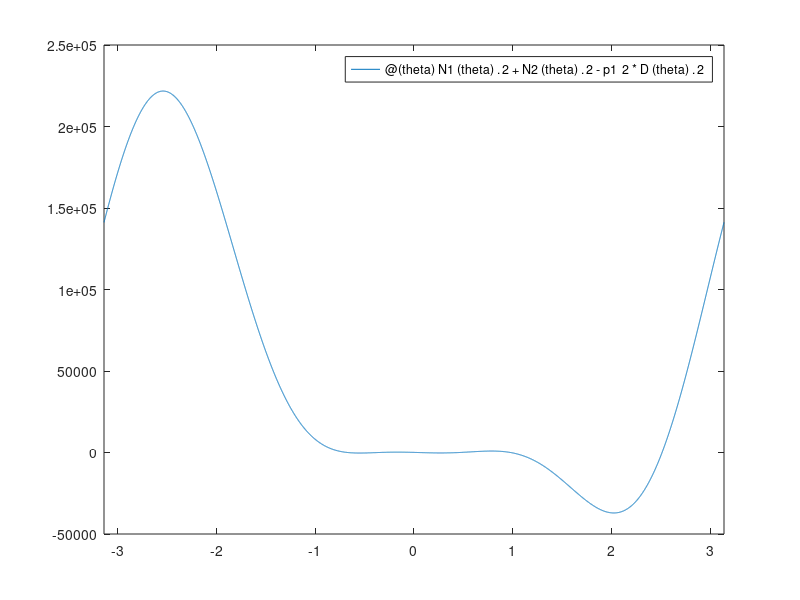

Write MATLAB code to recreate this figure. (Note: this script raises an error after producing the figure.)
clc; clear; close all;
%%% Q2
% define constant variables for part a
L1 = 2; L2 = sqrt(2); L3 = sqrt(2);
gamma = pi/2;
p1 = sqrt(5); p2 = sqrt(5); p3 = sqrt(5);
x1 = 4; x2 = 0; y2 = 4;

% % define constant variables for part c
L1 = 3; L2 = 3*sqrt(2); L3 = 3;
gamma = pi/4;
p1 = 5; p2 = 5; p3 = 3;
x1 = 5; x2 = 0; y2 = 6;
p2 = 7; % part d

% define functional relationships
A2 = @(theta) L3 .* cos(theta) - x1;
B2 = @(theta) L3 .* sin(theta);
A3 = @(theta) L2 .* cos(theta + gamma) - x2;
B3 = @(theta) L2 .* sin(theta + gamma) - y2 ;

N1 = @(theta) B3(theta).*(p2^2-p1^2-A2(theta).^2-B2(theta).^2) ...
    - B2(theta).*(p3^2-p1^2-A3(theta).^2-B3(theta).^2);

N2 = @(theta) -A3(theta).*(p2^2-p1^2-A2(theta).^2-B2(theta).^2) ...
    + A2(theta).*(p3^2-p1^2-A3(theta).^2-B3(theta).^2);
D = @(theta) 2*(A2(theta).*B3(theta)-B2(theta).*A3(theta));

f = @(theta) N1(theta).^2 + N2(theta).^2 - p1^2 * D(theta).^2;

% plot and solve f(theta)
fplot(f, [-pi pi])
theta_roots = incremental_search(f, [-pi pi], 0.001) % 2 roots
% theta = inverse_quadratic_interpolation(f, pi, pi/2, pi/3, 1e-6, 1000)
% theta = inverse_quadratic_interpolation(f, -pi, -pi/2, -pi/3, 1e-6, 1000)
% theta = false_position(f, [0 pi], 1e-6, 1000)
% theta = false_position(f, [-pi 0], 1e-6, 1000)

% plot configuration for given theta
% plot_configuration(theta_roots, N1, N2, D, x1, x2, y2, L2, L3, gamma)
for i=1:numel(theta_roots)
    subplot(numel(theta_roots)/2, 2, i); % Adjust subplot layout as needed
    % subplot(2, numel(theta_roots)/2, i);
    % subplot(numel(theta_roots), 1, i); 

    plot_configuration(theta_roots(i), N1, N2, D, x1, x2, y2, L2, L3, gamma);

    axis equal
    title(["Theta = " + num2str(rad2deg(theta_roots(i))) + " Degrees"]); % Add title with the current theta value
    xlabel("X");
    ylabel("Y");
end

function figure = plot_configuration(theta, N1, N2, D, x1, x2, y2, L2, L3, gamma)
    %% coordinates based on theta
    x = N1(theta) / D(theta);
    y = N2(theta) / D(theta);
    x_p3 = x + L2 * (cos(theta + gamma)); % point connected to p3
    y_p3 = y + L2 * (sin(theta + gamma)); 
    x_p2 = x + L3*cos(theta); % point connected to p2
    y_p2 = y + L3*sin(theta);
    
    color = [rand,rand,rand];
    % lines
    figure = plot([0 x x_p3 x2],[0 y y_p3 y2], "Color",color);
    hold on
    plot([x x_p2 x1], [y y_p2 0], "Color", color);
    hold on
    plot([x_p3 x_p2], [y_p3 y_p2], "Color", color);
    hold on

    % points
    scatter([0 x x1 x2 x_p3 x_p2], [0 y 0 y2 y_p3 y_p2], "filled")
    % title("Theta = " + num2str(theta))
    hold off
end

% root finding funcitons
function root = inverse_quadratic_interpolation(func, x0, x1, x2, tol, max_iter)
    iter = 0;
    
    while iter < max_iter
        y0 = func(x0);
        y1 = func(x1);
        y2 = func(x2);

        term1 = (y1*y2)/((y0 - y1)*(y0 - y2)) * x0;
        term2 = (y0*y2)/((y1 - y0)* (y1 - y2)) * x1; % I think there is a typo in eq (6.9) in the book
        term3 = (y0*y1)/((y2 - y0)*(y2 - y1))*x2;
        xnew = term1 + term2 + term3;

        if abs(func(xnew)) < tol
            root = xnew;
            return;
        end

        x0 = x1;
        x1 = x2;
        x2 = xnew;
        
        iter = iter + 1;
    end
    
    warning('Maximum number of iterations reached without convergence.');
    root = xnew; 
end

function root = incremental_search(func, interval, delta_x)
    a = interval(1); 
    b = interval(2);
    x = a;
    root = [];
    
    while x <= b
        fx = func(x);
        
        if fx * func(x + delta_x) < 0
            root = [root, x];
        end
        % Move to next point
        x = x + delta_x;
    end
end

function root = false_position(func, interval, tol, max_iter)
    a = interval(1);
    b = interval(2);
    
    if func(a) * func(b) >= 0
        error('The function has the same sign at the endpoints of the interval. Unable to find a root.');
    end
    
    iter = 0;
    root = [];
    
    while iter < max_iter
        c = b - (func(b)*(a-b))/(func(a)-func(b));
        
        if abs(func(c)) < tol
            root = c;
            break;
        end
        
        if func(a) * func(c) < 0
            b = c;
        else
            a = c;
        end
        
        iter = iter + 1;
    end
    
    if iter == max_iter
        warning('Maximum number of iterations reached without convergence.');
    end
end

function root = modified_secant_method(func, x0, delta_x, tol, max_iter)
    iter = 0;
    
    while iter < max_iter
        f0 = func(x0);
        f1 = func(x0 + delta_x * x0);
        
        if f1 - f0 == 0
            error('Division by zero. Unable to continue.');
        end
        
        x_next = x0 - f0 * delta_x * x0 / (f1 - f0);
        
        if abs(x_next - x0) < tol
            root = x_next;
            return;
        end
        
        x0 = x_next;
        
        iter = iter + 1;
    end
    
    warning('Maximum number of iterations reached without convergence.');
    root = x_next;
end
